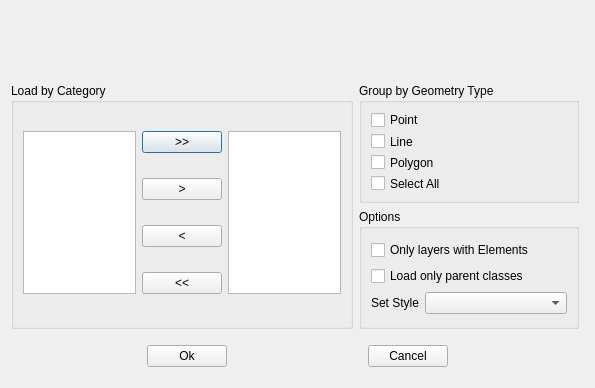
<?xml version="1.0" encoding="UTF-8"?>
<ui version="4.0">
 <class>LoadByCategory</class>
 <widget class="QDialog" name="LoadByCategory">
  <property name="geometry">
   <rect>
    <x>0</x>
    <y>0</y>
    <width>595</width>
    <height>388</height>
   </rect>
  </property>
  <property name="windowTitle">
   <string>Load Layers by Category</string>
  </property>
  <layout class="QGridLayout" name="gridLayout_6">
   <item row="0" column="0" colspan="2">
    <widget class="ConnectionWidget" name="widget" native="true"/>
   </item>
   <item row="1" column="0">
    <widget class="QGroupBox" name="groupBox">
     <property name="title">
      <string>Load by Category</string>
     </property>
     <layout class="QGridLayout" name="gridLayout_3">
      <item row="0" column="0" rowspan="4">
       <widget class="QListWidget" name="listWidgetCategoryFrom">
        <property name="sizePolicy">
         <sizepolicy hsizetype="Preferred" vsizetype="Preferred">
          <horstretch>0</horstretch>
          <verstretch>0</verstretch>
         </sizepolicy>
        </property>
        <property name="selectionMode">
         <enum>QAbstractItemView::MultiSelection</enum>
        </property>
       </widget>
      </item>
      <item row="0" column="1">
       <widget class="QPushButton" name="pushButtonSelectAll">
        <property name="toolTip">
         <string>Select all categories in the database</string>
        </property>
        <property name="text">
         <string>&gt;&gt;</string>
        </property>
       </widget>
      </item>
      <item row="0" column="2" rowspan="4">
       <widget class="QListWidget" name="listWidgetCategoryTo">
        <property name="sizePolicy">
         <sizepolicy hsizetype="Preferred" vsizetype="Preferred">
          <horstretch>0</horstretch>
          <verstretch>0</verstretch>
         </sizepolicy>
        </property>
        <property name="selectionMode">
         <enum>QAbstractItemView::MultiSelection</enum>
        </property>
       </widget>
      </item>
      <item row="1" column="1">
       <widget class="QPushButton" name="pushButtonSelectOne">
        <property name="toolTip">
         <string>Select only the selected</string>
        </property>
        <property name="text">
         <string>&gt;</string>
        </property>
       </widget>
      </item>
      <item row="2" column="1">
       <widget class="QPushButton" name="pushButtonDeselectOne">
        <property name="toolTip">
         <string>Remove from list only the selected categories</string>
        </property>
        <property name="text">
         <string>&lt;</string>
        </property>
       </widget>
      </item>
      <item row="3" column="1">
       <widget class="QPushButton" name="pushButtonDeselectAll">
        <property name="toolTip">
         <string>Remove all categories</string>
        </property>
        <property name="text">
         <string>&lt;&lt;</string>
        </property>
       </widget>
      </item>
     </layout>
    </widget>
   </item>
   <item row="1" column="1">
    <layout class="QGridLayout" name="gridLayout_5">
     <property name="rightMargin">
      <number>5</number>
     </property>
     <item row="0" column="0">
      <widget class="QGroupBox" name="groupBox_2">
       <property name="sizePolicy">
        <sizepolicy hsizetype="Fixed" vsizetype="Fixed">
         <horstretch>0</horstretch>
         <verstretch>0</verstretch>
        </sizepolicy>
       </property>
       <property name="minimumSize">
        <size>
         <width>220</width>
         <height>120</height>
        </size>
       </property>
       <property name="maximumSize">
        <size>
         <width>220</width>
         <height>120</height>
        </size>
       </property>
       <property name="title">
        <string>Group by Geometry Type</string>
       </property>
       <layout class="QGridLayout" name="gridLayout_2">
        <item row="0" column="0">
         <layout class="QVBoxLayout" name="verticalLayout_3">
          <item>
           <widget class="QCheckBox" name="checkBoxPoint">
            <property name="text">
             <string>Point</string>
            </property>
           </widget>
          </item>
          <item>
           <widget class="QCheckBox" name="checkBoxLine">
            <property name="text">
             <string>Line</string>
            </property>
           </widget>
          </item>
          <item>
           <widget class="QCheckBox" name="checkBoxPolygon">
            <property name="text">
             <string>Polygon</string>
            </property>
           </widget>
          </item>
          <item>
           <widget class="QCheckBox" name="checkBoxAll">
            <property name="text">
             <string>Select All</string>
            </property>
           </widget>
          </item>
         </layout>
        </item>
       </layout>
      </widget>
     </item>
     <item row="1" column="0">
      <widget class="QGroupBox" name="groupBox_3">
       <property name="sizePolicy">
        <sizepolicy hsizetype="Fixed" vsizetype="Fixed">
         <horstretch>0</horstretch>
         <verstretch>0</verstretch>
        </sizepolicy>
       </property>
       <property name="minimumSize">
        <size>
         <width>220</width>
         <height>120</height>
        </size>
       </property>
       <property name="maximumSize">
        <size>
         <width>220</width>
         <height>120</height>
        </size>
       </property>
       <property name="title">
        <string>Options</string>
       </property>
       <layout class="QGridLayout" name="gridLayout">
        <item row="0" column="0">
         <layout class="QGridLayout" name="gridLayout_4">
          <item row="0" column="0">
           <widget class="QCheckBox" name="checkBoxOnlyWithElements">
            <property name="sizePolicy">
             <sizepolicy hsizetype="MinimumExpanding" vsizetype="Fixed">
              <horstretch>100</horstretch>
              <verstretch>0</verstretch>
             </sizepolicy>
            </property>
            <property name="minimumSize">
             <size>
              <width>120</width>
              <height>0</height>
             </size>
            </property>
            <property name="text">
             <string>Only layers with Elements</string>
            </property>
           </widget>
          </item>
          <item row="1" column="0">
           <widget class="QCheckBox" name="onlyParentsCheckBox">
            <property name="sizePolicy">
             <sizepolicy hsizetype="MinimumExpanding" vsizetype="Fixed">
              <horstretch>0</horstretch>
              <verstretch>0</verstretch>
             </sizepolicy>
            </property>
            <property name="minimumSize">
             <size>
              <width>100</width>
              <height>0</height>
             </size>
            </property>
            <property name="text">
             <string>Load only parent classes</string>
            </property>
           </widget>
          </item>
          <item row="2" column="0">
           <layout class="QHBoxLayout" name="horizontalLayout">
            <item>
             <widget class="QLabel" name="label">
              <property name="sizePolicy">
               <sizepolicy hsizetype="Fixed" vsizetype="Fixed">
                <horstretch>0</horstretch>
                <verstretch>0</verstretch>
               </sizepolicy>
              </property>
              <property name="text">
               <string>Set Style</string>
              </property>
             </widget>
            </item>
            <item>
             <widget class="QComboBox" name="styleComboBox">
              <property name="sizePolicy">
               <sizepolicy hsizetype="MinimumExpanding" vsizetype="Fixed">
                <horstretch>0</horstretch>
                <verstretch>0</verstretch>
               </sizepolicy>
              </property>
              <property name="minimumSize">
               <size>
                <width>100</width>
                <height>0</height>
               </size>
              </property>
             </widget>
            </item>
           </layout>
          </item>
         </layout>
        </item>
       </layout>
      </widget>
     </item>
    </layout>
   </item>
   <item row="2" column="0" colspan="2">
    <layout class="QHBoxLayout" name="horizontalLayout_4">
     <property name="topMargin">
      <number>10</number>
     </property>
     <property name="bottomMargin">
      <number>10</number>
     </property>
     <item>
      <spacer name="horizontalSpacer_4">
       <property name="orientation">
        <enum>Qt::Horizontal</enum>
       </property>
       <property name="sizeHint" stdset="0">
        <size>
         <width>40</width>
         <height>20</height>
        </size>
       </property>
      </spacer>
     </item>
     <item>
      <widget class="QPushButton" name="pushButtonOk">
       <property name="text">
        <string>Ok</string>
       </property>
      </widget>
     </item>
     <item>
      <spacer name="horizontalSpacer_3">
       <property name="orientation">
        <enum>Qt::Horizontal</enum>
       </property>
       <property name="sizeHint" stdset="0">
        <size>
         <width>40</width>
         <height>20</height>
        </size>
       </property>
      </spacer>
     </item>
     <item>
      <widget class="QPushButton" name="pushButtonCancel">
       <property name="text">
        <string>Cancel</string>
       </property>
      </widget>
     </item>
     <item>
      <spacer name="horizontalSpacer_5">
       <property name="orientation">
        <enum>Qt::Horizontal</enum>
       </property>
       <property name="sizeHint" stdset="0">
        <size>
         <width>40</width>
         <height>20</height>
        </size>
       </property>
      </spacer>
     </item>
    </layout>
   </item>
  </layout>
  <zorder>groupBox</zorder>
  <zorder>widget</zorder>
 </widget>
 <customwidgets>
  <customwidget>
   <class>ConnectionWidget</class>
   <extends>QWidget</extends>
   <header>DsgTools.gui.CustomWidgets.connectionWidget.h</header>
   <container>1</container>
  </customwidget>
 </customwidgets>
 <resources/>
 <connections/>
</ui>
